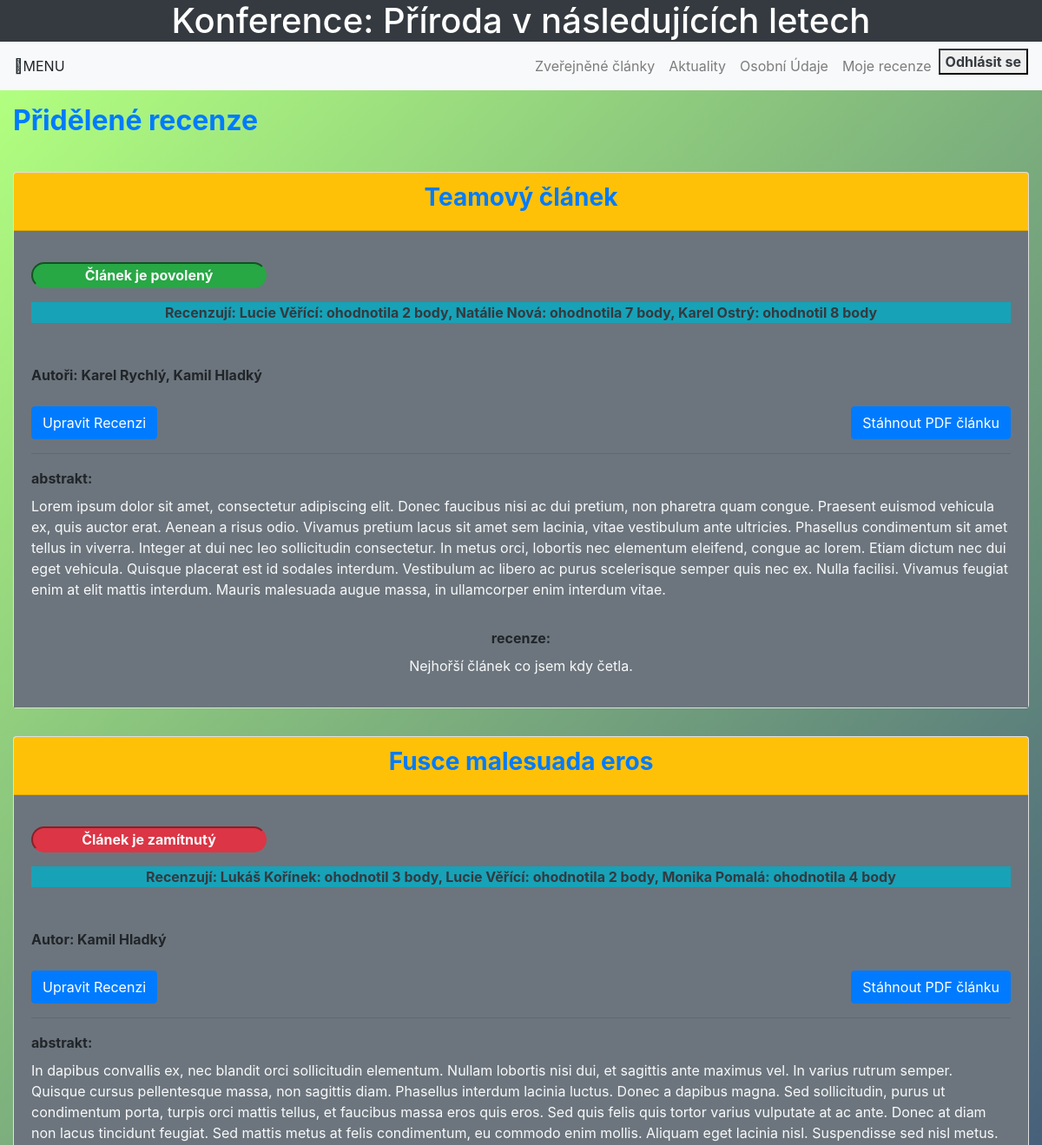
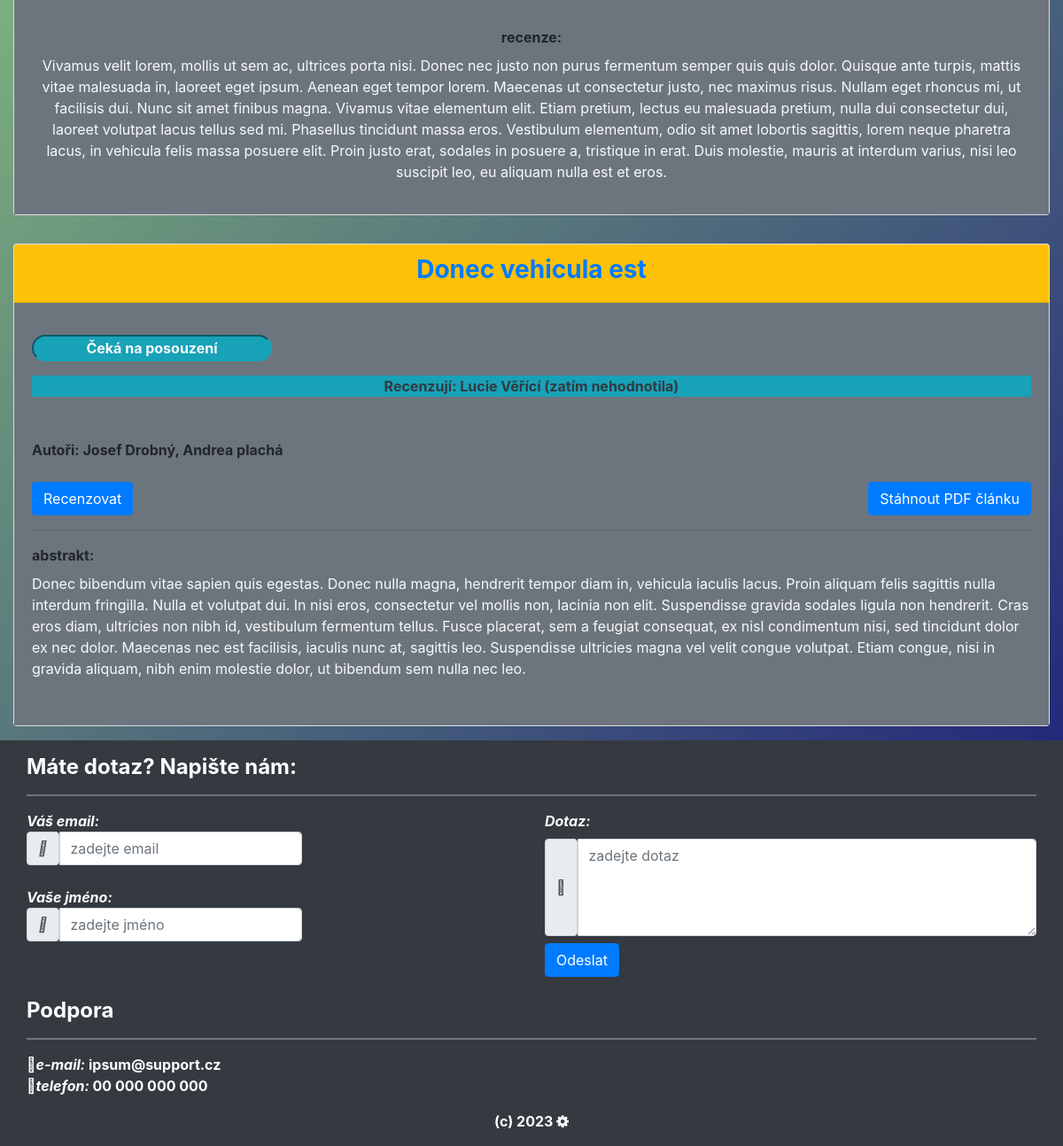
/index.php?page=mojeRecenze (signed in), run on the app's committed database (2 pictures, top to bottom).
### tables this page shows
CREATE TABLE `CLANEK` (
  `idCLANEK` int(11) NOT NULL,
  `schvalen` tinyint(4) NOT NULL,
  `recenzent_1` int(11) NOT NULL,
  `recenzent_2` int(11) NOT NULL,
  `recenzent_3` int(11) DEFAULT NULL,
  `hodnoceni_1` int(11) NOT NULL,
  `hodnoceni_2` int(11) NOT NULL,
  `hodnoceni_3` int(11) NOT NULL,
  `nazev` varchar(100) NOT NULL,
  `abstrakt` text NOT NULL,
  `cesta` varchar(200) NOT NULL,
  `komentar_1` text DEFAULT NULL,
  `komentar_2` text DEFAULT NULL,
  `komentar_3` text DEFAULT NULL,
  `autori` varchar(200) DEFAULT NULL
);

### app/Controllers/mojeRecenzeController.class.php (called while the page is built, shortened)
<?php
require("app/Controllers/BaseController.class.php");
class mojeRecenzeController extends BaseController implements IController {
    public function show(string $pageTitle):string {
        $obsah =  $this->rozpoznejPrihlasenehoOdhlaseneho('app/Views/mojeRecenzeTemplate.tpl.php','app/Views/IntroductionTemplate.tpl.php');
        return $obsah;
    }
}

### index.php (called while the page is built, shortened)
<?php
$app = new ApplicationStart();
$app->appStart();

### app/Models/DatabaseModel.class.php (called while the page is built, shortened)
<?php
#[AllowDynamicProperties] class DatabaseModel{
    private PDO $pdo;
    public function __construct(){
        $this->pdo = new PDO("mysql:host=".DB_SERVER.";dbname=".DB_NAME, DB_USER, DB_PASS);
        $this->pdo->exec("set names utf8");
        $this->pdo->setAttribute(PDO::ATTR_ERRMODE, PDO::ERRMODE_EXCEPTION);
    }
    public function selectFromTable(string $tableName, string $whereStatement, string $orderByStatement, array $poleKlicu, array $poleHodnot):array {
        $tableName = htmlspecialchars($tableName);
        $whereStatement = htmlspecialchars($whereStatement);
        $orderByStatement = htmlspecialchars($orderByStatement);
        $poleHodnot = array_map('htmlspecialchars', $poleHodnot);
        $poleKlicu = array_map('htmlspecialchars', $poleKlicu);
        $q = "SELECT * FROM ".$tableName
            .(($whereStatement == "") ? "" : " WHERE $whereStatement")
            .(($orderByStatement == "") ? "" : " ORDER BY $orderByStatement");
        $vystup = $this->pdo->prepare($q);
        if($poleKlicu != [] && $poleHodnot != []){
            for ($i = 0; $i < count($poleHodnot); $i++){
                $klic = $poleKlicu[$i];
                $hodnota = $poleHodnot[$i];
                $vystup->bindValue($klic,$hodnota);
            }
       }
        if($vystup->execute()){
            return $vystup->fetchAll();
        }else{
            return [];
        }
    }
    public function getAllUsers(): array
    {
        return $this->selectFromTable(TABLE_UZIVATEL, "", "id_uzivatel", [], []);
    }
    public function getAllClanky(): ?array {
        $clanky = $this->selectFromTable(TABLE_CLANEK, "", "idCLANEK", [],[]);
        if($clanky != null){
            return $clanky;
        }else{
            return null;
        }
    }
}

### app/Views/mojeRecenzeTemplate.tpl.php (the view, shortened to what this page needs)
<?php
global $tplData;
require("app/Views/TemplateBasics.class.php");
$tplHeaders = new TemplateBasics();
?>
<?php
if($tplData['prihlasen']){
    $tplHeaders->getHTMLHeaderPrihlasen($tplData['title'],$tplData['id_pravo']);
}else{
    $tplHeaders->getHTMLHeader($tplData['title']);
}
?>
<div class="lingrad">
    <div>
    <div class="container-fluid">
        <h2 class="py-3 font-weight-bold text-primary">Přidělené recenze</h2>
        <?php
        $navyseni = 0;
        foreach ($tplData['clanky'] as $aC){
           if($aC['recenzent_1'] != 0 && $tplData['uzivatel']['id_uzivatel'] == $aC['recenzent_1']){
               $jeRecenzentemClanku = true;
           }else if($aC['recenzent_2'] != 0 && $tplData['uzivatel']['id_uzivatel'] == $aC['recenzent_2']) {
               $jeRecenzentemClanku = true;
           } else if($aC['recenzent_3'] != 0 && $tplData['uzivatel']['id_uzivatel'] == $aC['recenzent_3']) {
               $jeRecenzentemClanku = true;
           }else{
               $jeRecenzentemClanku = false;
           }
           if(!$jeRecenzentemClanku){
               continue;
           }
            $navyseni++;
            $idForm = 'form'.$navyseni;
            $Form = '#'.$idForm;
    ?>
            <div class="py-3">
                <div class="card">
                    <div class="card-header text-center bg-warning">
                        <?php
                        $nazev = $aC['nazev'];
                        echo "<h3 class='text-primary font-weight-bold'>$nazev</h3>";
                        ?>
                    </div>
                    <div class="card-body text-justify bg-secondary" >
                        <div class="d-none d-md-block">
                            <div class="row text-left ">
                                <div class="col-xl-6 col-lg-6 col-md-6 text-left mt-3 ">
                                    <?php
                                    if ($aC['schvalen'] == 0){
                                        echo "<input type='text' class='bg-info text-light text-center rounded-pill font-weight-bold border-info' value='Čeká na posouzení' readonly>";
                                    }elseif($aC['schvalen'] == 1){
                                        echo "<input type='text' class='bg-danger text-light rounded-pill text-center border-danger font-weight-bold' value='Článek je zamítnutý' readonly>";
                                    }else{
                                        echo "<input type='text' class='bg-success rounded-pill border-success text-center text-light font-weight-bold' value='Článek je povolený' readonly>";
                                    }
                                    ?>
                                </div>
                            </div>
                            <div class="row text-center mt-3">
                                <div class="form-group col-12 text-left">
                                    <?php
                                    $text1 = 'Čeká na přidělení recenzentů';
                                    $text2 = 'Recenzují: ';
                                    if($aC['recenzent_1'] != 0 ){
                                        foreach ($tplData['uzivatele'] as $u){
                                            if($u['id_uzivatel'] == $aC['recenzent_1'] ){
                                                $text2 = $text2.$u['jmeno_prijmeni'];
                                                if($aC['hodnoceni_1'] == 0){
                                                    if($u['pohlavi'] === 'zena'){
                                                        $text2 = $text2.' (zatím nehodnotila)';
                                                    }else{
                                                        $text2 = $text2.' (zatím nehodnotil)';
                                                    }
                                                }else{
                                                    $hodnoceni = $aC['hodnoceni_1'];
                                                    if($u['pohlavi'] === 'zena'){
                                                        $text2 = $text2.': ohodnotila '. $hodnoceni. ' body';
                                                    }else{
                                                        $text2 = $text2.': ohodnotil '. $hodnoceni. ' body';
                                                    }
                                                }
                                            }
                                        }
                                    }
                                    if($aC['recenzent_2'] != 0 ){
                                        foreach ($tplData['uzivatele'] as $u){
                                            if($u['id_uzivatel'] == $aC['recenzent_2'] ){
                                                $text3 = ', '.$u['jmeno_prijmeni'];
                                                $text2 = $text2.$text3;
                                                if($aC['hodnoceni_2'] == 0){
                                                    if($u['pohlavi'] === 'zena'){
                                                        $text2 = $text2.' (zatím nehodnotila)';
                                                    }else{
                                                        $text2 = $text2.' (zatím nehodnotil)';
                                                    }
                                                }else{
                                                    $hodnoceni = $aC['hodnoceni_2'];
                                                    if($u['pohlavi'] === 'zena'){
                                                        $text2 = $text2.': ohodnotila '. $hodnoceni. ' body';
                                                    }else{
                                                        $text2 = $text2.': ohodnotil '. $hodnoceni. ' body';
                                                    }
                                                }
                                            }
                                        }
                                    }
                                    if($aC['recenzent_3'] != 0 ){
                                        foreach ($tplData['uzivatele'] as $u){
                                            if($u['id_uzivatel'] == $aC['recenzent_3'] ){
                                                $text4 = ', '.$u['jmeno_prijmeni'];
                                                $text2 = $text2.$text4;
                                                if($aC['hodnoceni_3'] != 0){
                                                    $hodnoceni = $aC['hodnoceni_3'];
                                                    if($u['pohlavi'] === 'zena'){
                                                        $text2 = $text2.': ohodnotila '. $hodnoceni. ' body';
                                                    }else{
                                                        $text2 = $text2.': ohodnotil '. $hodnoceni. ' body';
                                                    }
                                                }else{
                                                    if($u['pohlavi'] === 'zena'){
                                                        $text2 = $text2.' (zatím nehodnotila)';
                                                    }else{
                                                        $text2 = $text2.' (zatím nehodnotil)';
                                                    }
                                                }
                                            }
                                        }
                                    }
                                    if($aC['recenzent_1'] == 0 && $aC['recenzent_2'] == 0 && $aC['recenzent_3'] == 0 ){
                                        echo "<p class='border-dark text-center text-dark text-justify font-weight-bold bg-danger'>$text1</p>";
                                    }else{
                                        echo "<p class='border-dark text-dark text-center text-justify font-weight-bold bg-info'> $text2</p>";
                                    }
                                    ?>
                                </div>
                            </div>
                            <div class="row text-left mt-3">
                                <div class="col-12">
                                    <?php
                                    echo "<label class='font-weight-bold'>$aC[autori]</label>";
                                    ?>
                                </div>
                            </div>
                            <div class="row text-left mt-3">
                                <div class="col-xl-6 col-lg-6 col-md-6 col-sm-12">
                                    <?php
                                    if( ($aC['recenzent_1'] == $tplData['uzivatel']['id_uzivatel'] && $aC['komentar_1'] == "" && $aC['hodnoceni_1'] == 0) ||
                                        ($aC['recenzent_2'] == $tplData['uzivatel']['id_uzivatel'] && $aC['komentar_2'] == "" && $aC['hodnoceni_2'] == 0) ||
                                        ($aC['recenzent_3'] == $tplData['uzivatel']['id_uzivatel'] && $aC['komentar_3'] == "" && $aC['hodnoceni_3'] == 0)){
                                        $uprava = false;
                                        echo "<button class='btn btn-primary' data-toggle='collapse' data-target=$Form>Recenzovat</button>";
                                    }else{
                                        $uprava = true;
                                        echo "<button class='btn btn-primary' data-toggle='collapse' data-target=$Form>Upravit Recenzi</button>";
                                    }
                                    ?>
                                </div>
                                <div class="text-right col-xl-6 col-lg-6 col-md-6 col-sm-12">
                                    <?php
                                    $cesta = $aC['cesta'];
                                    echo '<button class="btn btn-primary" onclick="window.open(\'' . $cesta . '\', \'_blank\')">Stáhnout PDF článku</button>';
                                    ?>
                                </div>
                            </div>
                        </div>
                        <hr>
                        <div class="row text-left">
                            <div class="form-group col-12">
                                <label class="font-weight-bold">abstrakt:</label>
                                <?php
                                $abstrakt = $aC['abstrakt'];
                                echo"<p class='text-light'>$abstrakt</p>";
                                ?>
                            </div>
                        </div>
                            <?php
                        if($uprava){
                           echo"<div class='row text-justify text-center'>
                                    <div class='col-12'>
                                    <label class='font-weight-bold'>recenze:</label>";
                                     if( $aC['recenzent_1'] == $tplData['uzivatel']['id_uzivatel']){
                                            echo "<p class='text-light'>$aC[komentar_1]</p>";
                                     } else if($aC['recenzent_2'] == $tplData['uzivatel']['id_uzivatel']){
                                            echo "<p class='text-light'>$aC[komentar_2]</p>";
                                     }else{
                                            echo "<p class='text-light'>$aC[komentar_3]</p>";
                                     }
                        }
                     echo"   </div>
                    </div>";
                    ?>
                    </div>
                </div>
            </div>
            <?php
        }
        ?>
    </div>

### styl.css (style rules this page uses)
.lingrad { background-image: linear-gradient(135deg,rgba(100,255,0,0.50),#23297A); }

### data on the page
clanek: nazev "Teamový článek", hodnoceni_3 "Recenzují: Lucie Věřící: ohodnotila 2 body, Natálie Nová: ohodnotila 7 body, Karel Ostrý: ohodnotil 8 body", autori "Autoři: Karel Rychlý, Kamil Hladký", abstrakt "Lorem ipsum dolor sit amet, consectetur adipiscing elit. Donec faucibus nisi ac dui pretium, non pharetra quam congue. Praesent euismod vehicula ex, quis auctor erat. Aenean a risus odio. Vivamus pretium lacus sit amet sem lacinia, vitae vestibulum ante ultricies. Phasellus condimentum sit amet tellus in viverra. Integer at dui nec leo sollicitudin consectetur. In metus orci, lobortis nec elementum eleifend, congue ac lorem. Etiam dictum nec dui eget vehicula. Quisque placerat est id sodales interdum. Vestibulum ac libero ac purus scelerisque semper quis nec ex. Nulla facilisi. Vivamus feugiat enim at elit mattis interdum. Mauris malesuada augue massa, in ullamcorper enim interdum vitae.", komentar_1 "Nejhořší článek co jsem kdy četla."
clanek: nazev "Fusce malesuada eros", hodnoceni_3 "Recenzují: Lukáš Kořínek: ohodnotil 3 body, Lucie Věřící: ohodnotila 2 body, Monika Pomalá: ohodnotila 4 body", autori "Autor: Kamil Hladký", abstrakt "In dapibus convallis ex, nec blandit orci sollicitudin elementum. Nullam lobortis nisi dui, et sagittis ante maximus vel. In varius rutrum semper. Quisque cursus pellentesque massa, non sagittis diam. Phasellus interdum lacinia luctus. Donec a dapibus magna. Sed sollicitudin, purus ut condimentum porta, turpis orci mattis tellus, et faucibus massa eros quis eros. Sed quis felis quis tortor varius vulputate at ac ante. Donec at diam non lacus tincidunt feugiat. Sed mattis metus at felis condimentum, eu commodo enim mollis. Aliquam eget lacinia nisl. Suspendisse sed nisl metus.", komentar_2 "Vivamus velit lorem, mollis ut sem ac, ultrices porta nisi. Donec nec justo non purus fermentum semper quis quis dolor. Quisque ante turpis, mattis vitae malesuada in, laoreet eget ipsum. Aenean eget tempor lorem. Maecenas ut consectetur justo, nec maximus risus. Nullam eget rhoncus mi, ut facilisis dui. Nunc sit amet finibus magna. Vivamus vitae elementum elit. Etiam pretium, lectus eu malesuada pretium, nulla dui consectetur dui, laoreet volutpat lacus tellus sed mi. Phasellus tincidunt massa eros. Vestibulum elementum, odio sit amet lobortis sagittis, lorem neque pharetra lacus, in vehicula felis massa posuere elit. Proin justo erat, sodales in posuere a, tristique in erat. Duis…"
clanek: nazev "Donec vehicula est", text2 "Recenzují: Lucie Věřící (zatím nehodnotila)", autori "Autoři: Josef Drobný, Andrea plachá", abstrakt "Donec bibendum vitae sapien quis egestas. Donec nulla magna, hendrerit tempor diam in, vehicula iaculis lacus. Proin aliquam felis sagittis nulla interdum fringilla. Nulla et volutpat dui. In nisi eros, consectetur vel mollis non, lacinia non elit. Suspendisse gravida sodales ligula non hendrerit. Cras eros diam, ultricies non nibh id, vestibulum fermentum tellus. Fusce placerat, sem a feugiat consequat, ex nisl condimentum nisi, sed tincidunt dolor ex nec dolor. Maecenas nec est facilisis, iaculis nunc at, sagittis leo. Suspendisse ultricies magna vel velit congue volutpat. Etiam congue, nisi in gravida aliquam, nibh enim molestie dolor, ut bibendum sem nulla nec leo."

### other printed values
$pInfo "Zveřejněné články"
$pInfo "Aktuality"
$pInfo "Osobní Údaje"
$pInfo "Moje recenze"
